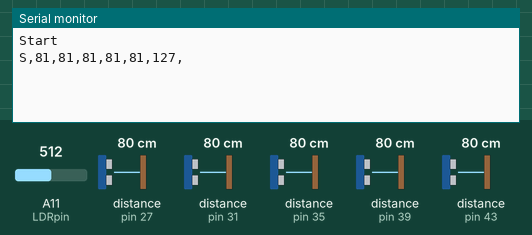
Simulated run of this sketch. Board: Arduino Mega 2560, built with avr-gcc and run on an emulated ATmega2560. On the bench: the last lines printed to the serial monitor. Inputs (shaded band) come from the test bench; at power-on: distance to the obstacle (sensors on pin 27, pin 31, pin 35, pin 39, pin 43) 80 cm, A11 (LDRpin) = 512. The echo pulse lasts 58.3 µs per cm; WiFi joins after 1.5 s; servers stay silent unless stated.

Above: at 1.2 s.
1.3 s: distance to the obstacle (sensor on pin 27) set to 2 cm
At 2.6 s:
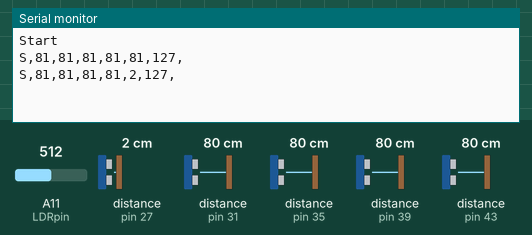
2.8 s: distance to the obstacle (sensor on pin 31) set to 2 cm
At 4.0 s:
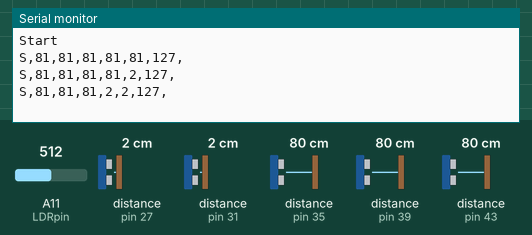
4.3 s: distance to the obstacle (sensor on pin 35) set to 120 cm
At 4.3 s:
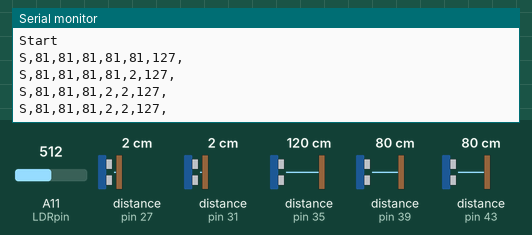
8.3 s: distance to the obstacle (sensor on pin 27) set to 60 cm
At 8.9 s:
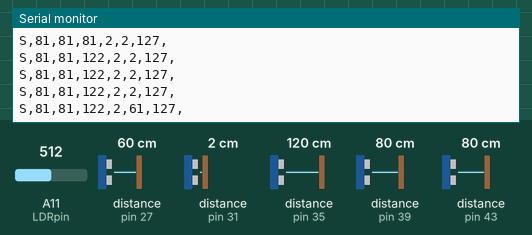
12.3 s: distance to the obstacle (sensor on pin 39) set to 2 cm
At 13.2 s:
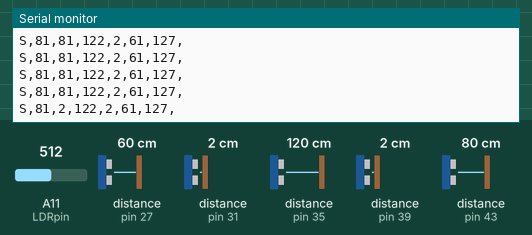
13.8 s: distance to the obstacle (sensor on pin 43) set to 2 cm
At 15.3 s:
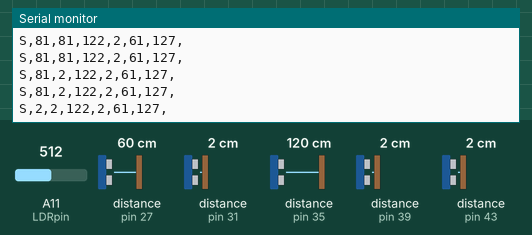
Timing chart, 0 to 16.3 s (numbered marks = the images above; inputs shaded):
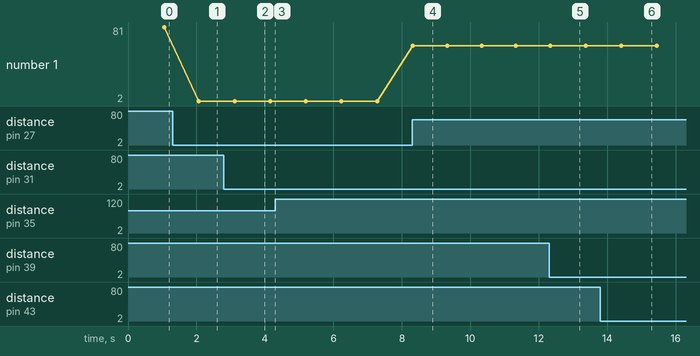

The sketch:

NewPing3Sensors.ino
```cpp
// ---------------------------------------------------------------------------
// Example NewPing library sketch that pings 3 sensors 20 times a second.
// ---------------------------------------------------------------------------

#include <NewPing.h>
#include <Ethernet.h>
#include <EthernetUdp.h>
#include <stdint.h>


#include "Timer.h"
#define SONAR_NUM 5    // Number of sensors.
#define MAX_DISTANCE 250 // Maximum distance (in cm) to ping.

//LDR sensor
const uint8_t LDRpin = A11;
uint16_t sensorValueLDR = 0;  // variable to store the value coming from the sensor

NewPing sonar[SONAR_NUM] = {   // Sensor object array.
  NewPing(41, 43, MAX_DISTANCE), // Each sensor's trigger pin, echo pin, and max distance to ping. //trig -> echo
  NewPing(37, 39, MAX_DISTANCE),
  NewPing(33, 35, MAX_DISTANCE),
  NewPing(29, 31, MAX_DISTANCE),
  NewPing(35, 27, MAX_DISTANCE)

};

//
byte mac[] = {  0xDE, 0xAD, 0xBE, 0xEF, 0xFE, 0xED};
IPAddress ip(192, 168, 2, 2);
IPAddress gateway(192, 168, 2, 1);
IPAddress submask(255, 255, 255, 0);
IPAddress ipDest(192, 168, 2, 254);
uint16_t localPort = 8888;      // local port to listen on
uint16_t destPort = 8888;      // local port to listen on

//class
Timer time;
EthernetUDP Udp;

bool newFilteredMeasurements = false;
void setup() {
  Serial.begin(115200); // Open serial monitor at 115200 baud to see ping results.

  //ethernet
  Ethernet.init(10);  // Most Arduino shields
  Ethernet.begin(mac, ip);
  Udp.begin(localPort);

  //config timer for send message
   time.every(1000, takeSendingMessage, &newFilteredMeasurements );
  Serial.println("Start");
}

void loop() {
   time.update();
  delay(50); // Wait 50ms between pings (about 20 pings/sec). 29ms should be the shortest delay between pings.
  sensorValueLDR = ldrSensor();
  if (newFilteredMeasurements)
  {

    Udp.beginPacket(ipDest, destPort);
    // Print the measurements nicely
    Serial.print("S");
    Udp.write("S");
    for (int i = 0; i < SONAR_NUM; i++) {
      Serial.print(",");
      Serial.print(sonar[i].ping_cm());
      Udp.write(sonar[i].ping_cm());
    }

    Udp.write(sensorValueLDR);
    Udp.endPacket();

    Serial.print(",");
    Serial.print(sensorValueLDR);
    Serial.println(",");
    newFilteredMeasurements = false; //flag de nova lentura
  }
}

//**********************************************************************************************************
/*
   read and filter of ldr
   kalman filter
*/
uint16_t ldrSensor() {

  return map(analogRead( LDRpin ), 0, 1023, 0, 255);
}

//**********************************************************************************************************
///*
//   envio de informação
//*/
//
void takeSendingMessage()
{
  newFilteredMeasurements = true;
}
```

Measured:
- after the input at 1.3 s, the serial monitor: prints a new line after 0.76 s (image 1)
- after the input at 2.8 s, the serial monitor: prints a new line after 0.31 s (image 2)
- after the input at 8.3 s, the serial monitor: prints a new line at once (image 4)
- after the input at 12.3 s, the serial monitor: prints a new line at once (image 5)
- after the input at 13.8 s, the serial monitor: prints a new line after 0.61 s (image 6)
- plotted number 1: 81 → 2 after the input at 1.3 s, 2 → 61 after the input at 8.3 s
